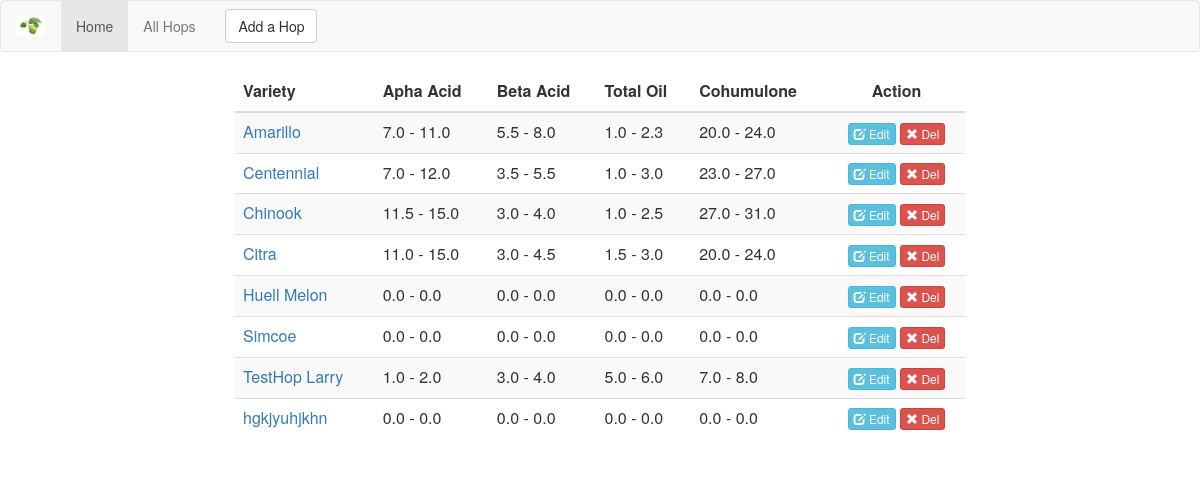
/hops/, run on an earlier commit of the app's database.
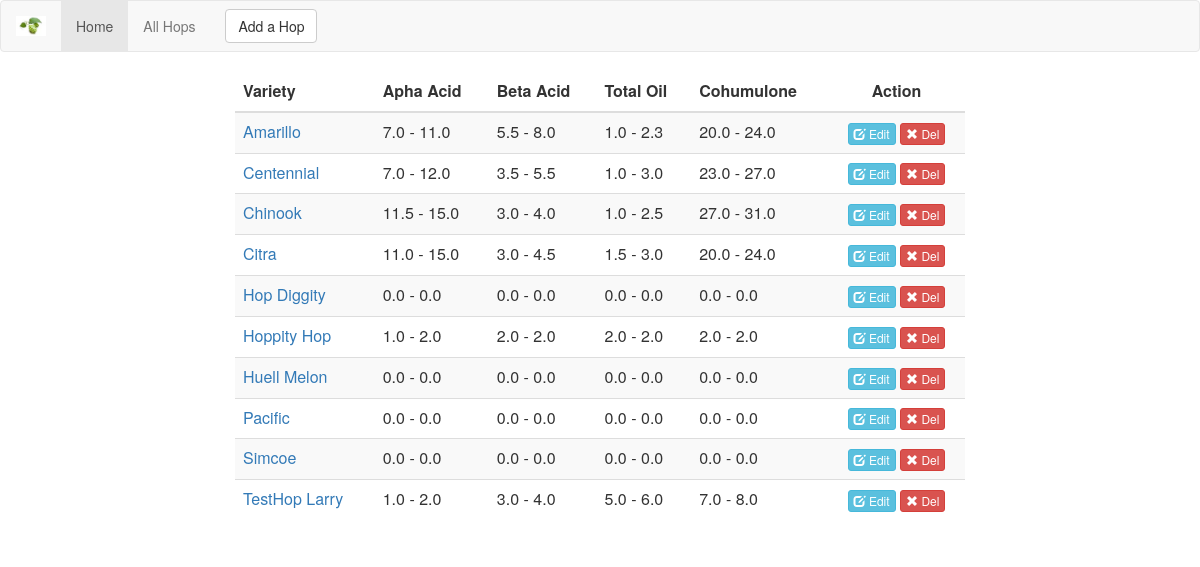
And on a later commit of the database.
### djangit/models.py (models this page shows, shortened)
class Hop(models.Model):
    hop_name = models.CharField(max_length=50, null=False, blank=False)
    alpha_acid_low = models.DecimalField(max_digits=4, decimal_places=1, null=False, blank=False, default='0')
    alpha_acid_high = models.DecimalField(max_digits=4, decimal_places=1, null=False, blank=False, default='0')
    beta_acid_low = models.DecimalField(max_digits=4, decimal_places=1, null=False, blank=False, default='0')
    beta_acid_high = models.DecimalField(max_digits=4, decimal_places=1, null=False, blank=False, default='0')
    total_oil_low = models.DecimalField(max_digits=4, decimal_places=1, null=False, blank=False, default='0')
    total_oil_high = models.DecimalField(max_digits=4, decimal_places=1, null=False, blank=False, default='0')
    cohumulone_low = models.DecimalField(max_digits=4, decimal_places=1, null=False, blank=False, default='0')
    cohumulone_high = models.DecimalField(max_digits=4, decimal_places=1, null=False, blank=False, default='0')

### djangit/views.py (the view)
# urls.py: url(r'^hops/(?P<id>[0-9]+)/edit/$', views.edithop, name='edithop'),
def hops(request):
    if request.method == 'GET':
        all_hops = Hop.objects.all().order_by('hop_name')
        template = loader.get_template('hops.html')
        model =  {
            "all_hops":all_hops
            }
        return HttpResponse(template.render(model))
    else:
        form = HopForm(request.POST)
        template = loader.get_template('hops.html')
        form.save()
        return HttpResponseRedirect('/hops/')

### djangit/templates/hops.html
{% include '_navbar.html' %}
<html>
  <head>
  </head>
  <body>
    <div class="container">
      <div class="row col-md-8 col-md-offset-2 custyle">
        <table class="table table-striped custab">
          <thead>
            <tr>
              <th>Variety</th>
              <th>Apha Acid</th>
              <th>Beta Acid</th>
              <th>Total Oil</th>
              <th>Cohumulone</th>
              <th class="text-center">Action</th>
            </tr>
          </thead>
          {% for hop in all_hops %}
            <tr>
              <td><a href="/hops/{{hop.id}}/">{{ hop.hop_name }}</a></td>
              <td>{{ hop.alpha_acid_low }} - {{ hop.alpha_acid_high }}</td>
              <td>{{ hop.beta_acid_low }} - {{ hop.beta_acid_high }}</td>
              <td>{{ hop.total_oil_low }} - {{ hop.total_oil_high }}</td>
              <td>{{ hop.cohumulone_low }} - {{ hop.cohumulone_high }}</td>
              <td class="text-center"><a class='btn btn-info btn-xs' href="/hops/{{hop.id}}/edit/"><span class="glyphicon glyphicon-edit"></span> Edit</a> <a href="/hops/{{hop.id}}/delete/" class="btn btn-danger btn-xs"><span class="glyphicon glyphicon-remove"></span> Del</a></td>
            </tr>
          {% endfor %}
        </table>
      </div>
    </div>
  </body>
</html>

What changed in the data, as far as the page shows it:
removed Hop: hop_name "hgkjyuhjkhn", alpha_acid_low "0.0", alpha_acid_high "0.0", beta_acid_low "0.0", beta_acid_high "0.0", total_oil_low "0.0", total_oil_high "0.0", cohumulone_low "0.0", cohumulone_high "0.0"
added Hop: hop_name "Hop Diggity", alpha_acid_low "0.0", alpha_acid_high "0.0", beta_acid_low "0.0", beta_acid_high "0.0", total_oil_low "0.0", total_oil_high "0.0", cohumulone_low "0.0", cohumulone_high "0.0"
added Hop: hop_name "Hoppity Hop", alpha_acid_low "1.0", alpha_acid_high "2.0", beta_acid_low "2.0", beta_acid_high "2.0", total_oil_low "2.0", total_oil_high "2.0", cohumulone_low "2.0", cohumulone_high "2.0"
added Hop: hop_name "Pacific", alpha_acid_low "0.0", alpha_acid_high "0.0", beta_acid_low "0.0", beta_acid_high "0.0", total_oil_low "0.0", total_oil_high "0.0", cohumulone_low "0.0", cohumulone_high "0.0"
